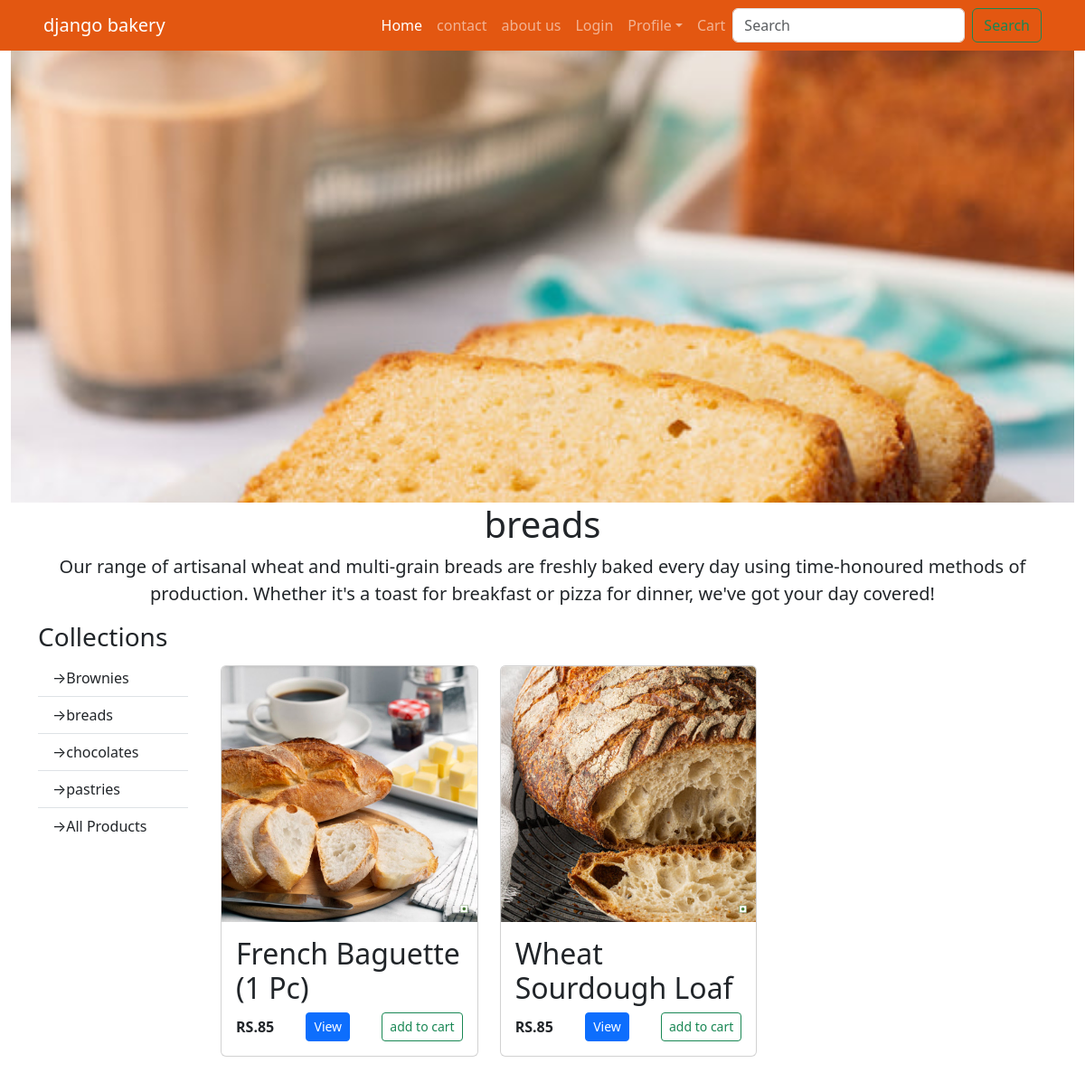
/collection/details/2, run on the app's committed database.
### inventory/models.py (models this page shows)
class Collection(models.Model):
    name = models.CharField( max_length=50)
    desc = models.TextField()
    image = models.ImageField( upload_to="Collection", blank=True,null=True)
    def __str__(self):
        return self.name

class Product (models.Model):
    food_choices=(
        (0, 'egg'),
        (1, 'eggless')
    )
    collection = models.ForeignKey(Collection, on_delete=models.CASCADE, default=1)
    name = models.CharField(max_length=50)
    image = models.ImageField( upload_to="product")
    price = models.PositiveIntegerField(default=50)
    desc =models.TextField()
    food_type = models.IntegerField(choices=food_choices,default=0)
    qty = models.FloatField(default=50.00, null=True, blank=True)
    ingredients = models.TextField(null=True, blank=True)
    is_new = models.BooleanField(default=True)
    is_best_seller = models.BooleanField(default=False)
    is_available = models.BooleanField(default=True)

### inventory/views.py (the view)
# urls.py: path('collection/details/<int:id>', views.collection, name='collection_detail'),
def collection(request, id):
    c=Collection.objects.get(id=id)
    return render(request,'inventory/collection.html', context={
    'collection': c,
    'products': Product.objects.filter(collection=c),
    'collections' : Collection.objects.all(),
    })

### cart/templatetags/cart_tags.py (called while the page is built)
@register.simple_tag(takes_context=True)
def count_cart_items(context):
    request = context.get('request')
    user = request.user
    if user.is_authenticated:
        if Cart.objects.filter(user=user).exists():
            cart = Cart.objects.get(user=user)
            return CartItem.objects.filter(cart=cart).count()
    return 0

### templates/inventory/collection.html (shortened to what this page needs)
{% extends 'layout/base.html' %}
{% load static %}
{% block content %}
<div class="container-fluid px-0 mx-0">
    <div class="row mx-0">
        <div class="col text-center">
            <img src="{{collection.image.url}}" alt="collection.name" class="w-100 collection-image">
            <h1>{{collection.name}}</h1>
            <p class="lead">
                {{collection.desc}}
            </p>
        </div>
    </div>
</div>
<div class="container">
    <div class="row">
        <div class="col-md-2">
            <h3>Collections</h3>
            <ul class="list-group list-group-flush">
                {% for col in collections %}
                <li class="list-group-item">
                    <a href=" {% url 'collection_detail' col.id %}" class="nav-link"> &rightarrow;{{col.name}}</a>
                </li>
                {% endfor %}
                <li class="list-group-item">
                    <a href="{% url 'product_all' %}" class="nav-link">
                        &rightarrow;All Products
                    </a>
                </li>
            </ul>
        </div>
        <div class="col-md-10">
            <div class="container-fluid my-5">
                <div class="row">
                    {% for prd in products %}
                    <div class="col-md-4">
                            <div class="card">
                                <img src="{{prd.image.url}}" alt="" class="card-img-top">
                                <div class="card-body">
                                    <h2>{{prd.name}}</h2>
                                    <div class="d-flex justify-content-between">
                                        <p class="fw-bold my-1">RS.{{prd.price}}</p>
                                        <a class="btn btn-primary btn-sm" href="{% url 'product_detail' prd.id %}">View</a>
                                        <a hx-get="{% url 'add_to_cart' prd.id %}" class="btn btn-outline-success btn-sm"> add to cart</a>
                                    </div>
                                </div>
                            </div>
                    </div>
                    {% empty %}
                    <div class="alert alert-wgarnin" role="alert">
                        <strong> no product available</strong> check later
                    </div>
                    {% endfor %}
                </div>
            </div>
        </div>
    </div>
</div>
{% endblock content %}

### templates/inventory/collection.html (style rules this page uses)
.collection-image { height: 500px; object-fit: cover; object-position: center; }

### data on the page
Collection: image (picture), name "breads", desc "Our range of artisanal wheat and multi-grain breads are freshly baked every day using time-honoured methods of production. Whether it's a toast for breakfast or pizza for dinner, we've got your day covered!"
Collection: name "Brownies"
Collection: name "chocolates"
Collection: name "pastries"
Product: image (picture), name "French Baguette (1 Pc)", price "85"
Product: image (picture), name "Wheat Sourdough Loaf", price "85"
